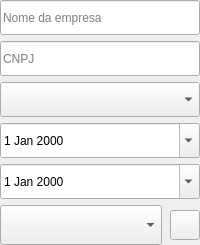
                  <widget class="QWidget" name="pgContrib">
                   <layout class="QGridLayout" name="gridLayout_13">
                    <property name="leftMargin">
                     <number>0</number>
                    </property>
                    <property name="topMargin">
                     <number>0</number>
                    </property>
                    <property name="rightMargin">
                     <number>0</number>
                    </property>
                    <property name="bottomMargin">
                     <number>0</number>
                    </property>
                    <item row="0" column="0">
                     <widget class="QLineEdit" name="leNomeEmp">
                      <property name="sizePolicy">
                       <sizepolicy hsizetype="Preferred" vsizetype="Preferred">
                        <horstretch>0</horstretch>
                        <verstretch>0</verstretch>
                       </sizepolicy>
                      </property>
                      <property name="minimumSize">
                       <size>
                        <width>0</width>
                        <height>35</height>
                       </size>
                      </property>
                      <property name="maximumSize">
                       <size>
                        <width>16777215</width>
                        <height>40</height>
                       </size>
                      </property>
                      <property name="placeholderText">
                       <string>Nome da empresa</string>
                      </property>
                     </widget>
                    </item>
                    <item row="1" column="0">
                     <widget class="QLineEdit" name="leCnpj">
                      <property name="sizePolicy">
                       <sizepolicy hsizetype="Preferred" vsizetype="Preferred">
                        <horstretch>0</horstretch>
                        <verstretch>0</verstretch>
                       </sizepolicy>
                      </property>
                      <property name="minimumSize">
                       <size>
                        <width>0</width>
                        <height>35</height>
                       </size>
                      </property>
                      <property name="maximumSize">
                       <size>
                        <width>16777215</width>
                        <height>40</height>
                       </size>
                      </property>
                      <property name="sizeIncrement">
                       <size>
                        <width>0</width>
                        <height>0</height>
                       </size>
                      </property>
                      <property name="placeholderText">
                       <string>CNPJ</string>
                      </property>
                     </widget>
                    </item>
                    <item row="2" column="0">
                     <widget class="QComboBox" name="cbxTipoVinculo">
                      <property name="minimumSize">
                       <size>
                        <width>0</width>
                        <height>35</height>
                       </size>
                      </property>
                      <property name="maximumSize">
                       <size>
                        <width>16777215</width>
                        <height>40</height>
                       </size>
                      </property>
                     </widget>
                    </item>
                    <item row="3" column="0">
                     <widget class="QDateEdit" name="dtDataInicio">
                      <property name="minimumSize">
                       <size>
                        <width>0</width>
                        <height>35</height>
                       </size>
                      </property>
                      <property name="maximumSize">
                       <size>
                        <width>16777215</width>
                        <height>40</height>
                       </size>
                      </property>
                      <property name="calendarPopup">
                       <bool>true</bool>
                      </property>
                     </widget>
                    </item>
                    <item row="4" column="0">
                     <widget class="QDateEdit" name="dtDataFim">
                      <property name="minimumSize">
                       <size>
                        <width>0</width>
                        <height>35</height>
                       </size>
                      </property>
                      <property name="maximumSize">
                       <size>
                        <width>16777215</width>
                        <height>40</height>
                       </size>
                      </property>
                      <property name="calendarPopup">
                       <bool>true</bool>
                      </property>
                     </widget>
                    </item>
                    <item row="5" column="0" alignment="Qt::AlignTop">
                     <widget class="QFrame" name="frame_4">
                      <property name="frameShape">
                       <enum>QFrame::NoFrame</enum>
                      </property>
                      <property name="frameShadow">
                       <enum>QFrame::Raised</enum>
                      </property>
                      <layout class="QHBoxLayout" name="horizontalLayout_14">
                       <property name="spacing">
                        <number>8</number>
                       </property>
                       <property name="leftMargin">
                        <number>0</number>
                       </property>
                       <property name="topMargin">
                        <number>0</number>
                       </property>
                       <property name="rightMargin">
                        <number>0</number>
                       </property>
                       <property name="bottomMargin">
                        <number>0</number>
                       </property>
                       <item>
                        <widget class="QComboBox" name="cbxIndicadores">
                         <property name="minimumSize">
                          <size>
                           <width>0</width>
                           <height>40</height>
                          </size>
                         </property>
                        </widget>
                       </item>
                       <item>
                        <widget class="QPushButton" name="pbBuscaIndicador">
                         <property name="minimumSize">
                          <size>
                           <width>30</width>
                           <height>30</height>
                          </size>
                         </property>
                         <property name="maximumSize">
                          <size>
                           <width>30</width>
                           <height>30</height>
                          </size>
                         </property>
                         <property name="text">
                          <string/>
                         </property>
                        </widget>
                       </item>
                      </layout>
                     </widget>
                    </item>
                   </layout>
                  </widget>
